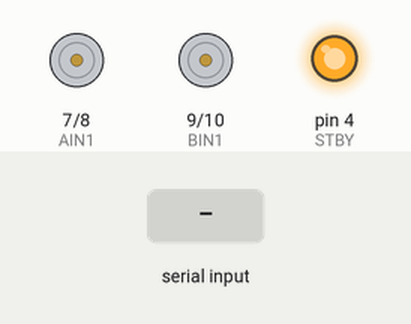
A sketch run on a simulated Arduino Uno, built with avr-gcc and run on an emulated ATmega328P. Shown: motor-driver pin pairs drawn as motors (green arrow = first pin HIGH = forward, orange = second pin HIGH = backward, longer = more drive, scaled by the enable pin, stopped while the standby pin is LOW), output pins drawn as LEDs (lit = HIGH). The test bench sets the inputs (shaded band). What the sketch prints to the serial monitor is not drawn.

Above: at 1.2 s.
1.3 s: "F90\n" received over the second serial link
At 1.36 s:
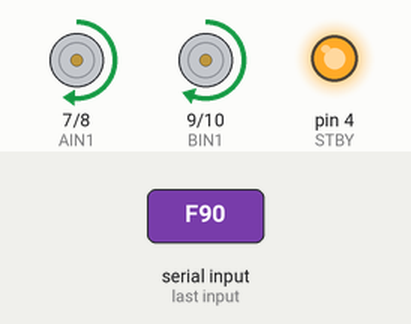
2.9 s: "L90\n" received over the second serial link
At 2.99 s:
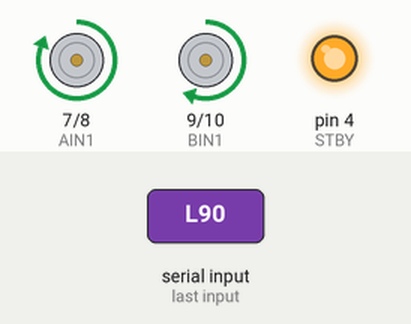
4.5 s: "L,45\n" received over the second serial link
At 4.63 s:
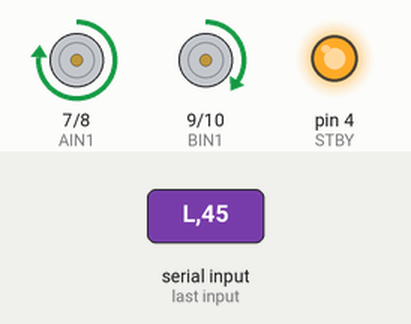
6.1 s: "R90\n" received over the second serial link
At 6.16 s:
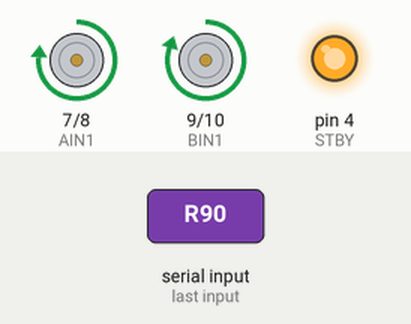
Timing chart, 0 to 8.7 s (numbered marks = the images above; inputs shaded):
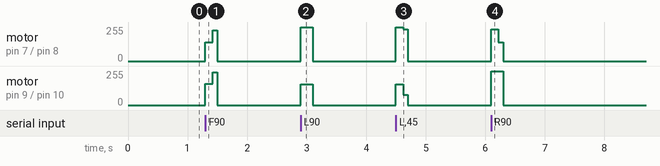

Measured:
- after the input at 1.3 s, motor on pin 7 (AIN1) / pin 8 (AIN2): stopped → forward 142/255 at once, → forward 229/255 0.12 s later, → stopped 0.08 s later; motor on pin 9 (BIN1) / pin 10 (BIN2): stopped → forward 158/255 at once, → forward 245/255 0.12 s later, → stopped 0.08 s later
- after the input at 2.9 s, motor on pin 7 (AIN1) / pin 8 (AIN2): stopped → forward 255/255 at once, → stopped 0.20 s later; motor on pin 9 (BIN1) / pin 10 (BIN2): stopped → forward 157/255 at once, → stopped 0.20 s later
- after the input at 4.5 s, motor on pin 7 (AIN1) / pin 8 (AIN2): stopped → forward 255/255 at once, → forward 238/255 0.12 s later, → stopped 0.08 s later; motor on pin 9 (BIN1) / pin 10 (BIN2): stopped → forward 157/255 at once, → forward 78/255 0.12 s later, → stopped 0.08 s later
- after the input at 6.1 s, motor on pin 7 (AIN1) / pin 8 (AIN2): stopped → forward 238/255 at once, → forward 141/255 0.12 s later, → stopped 0.08 s later; motor on pin 9 (BIN1) / pin 10 (BIN2): stopped → forward 254/255 at once, → forward 255/255 0.12 s later, → stopped 0.08 s later

The sketch:

rc_control.ino.ino
```cpp
#include <SoftwareSerial.h>

/*
  Communication 2 – Embedded Wireless Control System
  Bluetooth‑Controlled RC Platform
*/

// ===== BLUETOOTH SERIAL =====
SoftwareSerial BT(2, 3); // RX, TX

// ===== TB6612FNG PINS =====
#define PWMA 5
#define AIN1 7
#define AIN2 8
#define PWMB 6
#define BIN1 9
#define BIN2 10
#define STBY 4

// ===== SPEED CONTROL =====
int baseSpeed = 150;
int turnCommand = 0;

// ===== MOTOR TRIM =====
int trim = +8; // adjust straight movement

// ===== PID CONTROL =====
float Kp = 2.2;
float Kd = 0.8;
float lastError = 0;

// ===== PULSE MOTION =====
bool motionActive = false;
unsigned long motionStart = 0;
const unsigned long pulseTime = 200; // ms

// ===== SLIDER INPUT =====
String speedBuffer = "";
unsigned long lastDigitTime = 0;
const unsigned long digitTimeout = 120;

// =================================================
void setup() {
  pinMode(PWMA, OUTPUT);
  pinMode(AIN1, OUTPUT);
  pinMode(AIN2, OUTPUT);
  pinMode(PWMB, OUTPUT);
  pinMode(BIN1, OUTPUT);
  pinMode(BIN2, OUTPUT);
  pinMode(STBY, OUTPUT);

  digitalWrite(STBY, HIGH);

  Serial.begin(9600);
  BT.begin(9600);

  Serial.println("Bluetooth RC System Ready");
}

// =================================================
void loop() {

  // ---- READ BLUETOOTH INPUT ----
  while (BT.available()) {
    char c = BT.read();

    // Speed slider input
    if (isDigit(c)) {
      speedBuffer += c;
      lastDigitTime = millis();
    }
    else {
      switch (c) {
        case 'F': startMotion(0); break;
        case 'L': startMotion(-40); break;
        case 'R': startMotion(40); break;
        case 'B': startBackward(); break;
        case 'S': stopMotors(); break;
      }
    }
  }

  // ---- APPLY SLIDER SPEED ----
  if (speedBuffer.length() > 0 &&
      millis() - lastDigitTime > digitTimeout) {

    int sliderVal = speedBuffer.toInt();
    speedBuffer = "";

    baseSpeed = map(sliderVal, 0, 100, 80, 255);
    baseSpeed = constrain(baseSpeed, 80, 255);
  }

  // ---- PULSE AUTO STOP ----
  if (motionActive) {
    drivePID();
    if (millis() - motionStart >= pulseTime) {
      stopMotors();
      motionActive = false;
    }
  }
}

// =================================================
void startMotion(int turn) {
  turnCommand = turn;
  motionStart = millis();
  motionActive = true;
  drivePID();
}

// =================================================
void drivePID() {
  float error = turnCommand;
  float derivative = error - lastError;
  lastError = error;

  float pid = (Kp * error) + (Kd * derivative);

  int leftSpeed  = baseSpeed - pid - trim;
  int rightSpeed = baseSpeed + pid + trim;

  leftSpeed  = constrain(leftSpeed, 0, 255);
  rightSpeed = constrain(rightSpeed, 0, 255);

  digitalWrite(AIN1, HIGH);
  digitalWrite(AIN2, LOW);
  digitalWrite(BIN1, HIGH);
  digitalWrite(BIN2, LOW);

  analogWrite(PWMA, leftSpeed);
  analogWrite(PWMB, rightSpeed);
}

// =================================================
void startBackward() {
  motionActive = true;
  motionStart = millis();

  digitalWrite(AIN1, LOW);
  digitalWrite(AIN2, HIGH);
  digitalWrite(BIN1, LOW);
  digitalWrite(BIN2, HIGH);

  analogWrite(PWMA, baseSpeed);
  analogWrite(PWMB, baseSpeed);
}

// =================================================
void stopMotors() {
  analogWrite(PWMA, 0);
  analogWrite(PWMB, 0);
}
```
